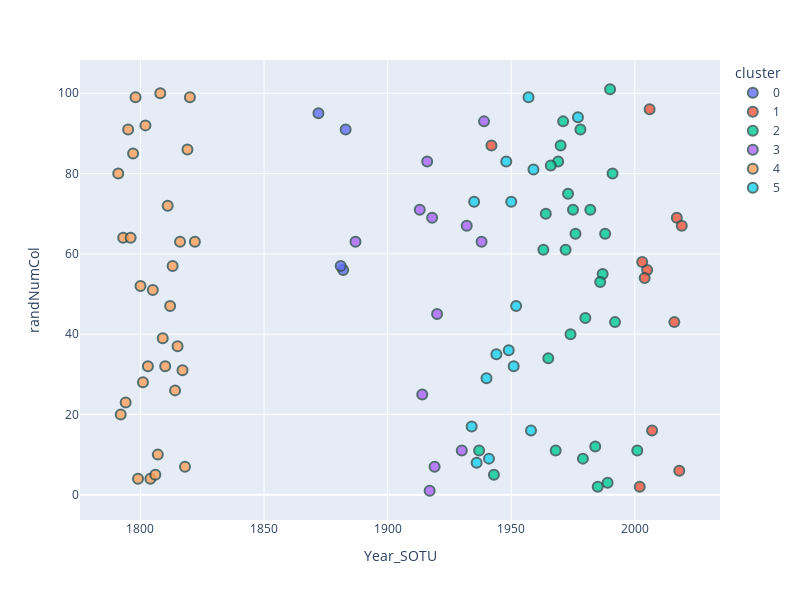

The code cell stored with this chart in its notebook:
### Code cell
import plotly.express as px
fig = px.scatter(kl_groups_final, x="Year_SOTU", y="randNumCol", color="cluster", hover_data=['document']
                 ,width=800, height=600)

fig.update_traces(marker=dict(size=10,
                              opacity=0.8,
                              line=dict(width=2,
                                        color='DarkSlateGrey')),
                  selector=dict(mode='markers'))
#fig.show()

### Figure 1 — Plotly figure (JSON) as saved in the notebook; plotly's stock layout.template omitted (floating-point values rounded to 4 significant figures)
{"data": [{"customdata": [["Grant_1872.txt"], ["Arthur_1883.txt"], ["Arthur_1882.txt"], ["Arthur_1881.txt"]], "hoverlabel": {"namelength": 0}, "hovertemplate": "cluster=0<br>Year_SOTU=%{x}<br>randNumCol=%{y}<br>document=%{customdata[0]}", "legendgroup": "0", "marker": {"color": "#636efa", "line": {"color": "DarkSlateGrey", "width": 2}, "opacity": 0.8, "size": 10, "symbol": "circle"}, "mode": "markers", "name": "0", "showlegend": true, "type": "scatter", "x": ["1872", "1883", "1882", "1881"], "xaxis": "x", "y": [95, 91, 56, 57], "yaxis": "y"}, {"customdata": [["Trump_2017.txt"], ["Obama_2016.txt"], ["Roosevelt_1942.txt"], ["Trump_2019.txt"], ["Trump_2018.txt"], ["BushW_2005.txt"], ["BushW_2004.txt"], ["BushW_2006.txt"], ["BushW_2007.txt"], ["BushW_2003.txt"], ["BushW_2002.txt"]], "hoverlabel": {"namelength": 0}, "hovertemplate": "cluster=1<br>Year_SOTU=%{x}<br>randNumCol=%{y}<br>document=%{customdata[0]}", "legendgroup": "1", "marker": {"color": "#EF553B", "line": {"color": "DarkSlateGrey", "width": 2}, "opacity": 0.8, "size": 10, "symbol": "circle"}, "mode": "markers", "name": "1", "showlegend": true, "type": "scatter", "x": ["2017", "2016", "1942", "2019", "2018", "2005", "2004", "2006", "2007", "2003", "2002"], "xaxis": "x", "y": [69, 43, 87, 67, 6, 56, 54, 96, 16, 58, 2], "yaxis": "y"}, {"customdata": [["Reagan_1982.txt"], ["Johnson_1969.txt"], ["Johnson_1968.txt"], ["Reagan_1984.txt"], ["Reagan_1985.txt"], ["Reagan_1987.txt"], ["Kennedy_1963.txt"], ["Reagan_1986.txt"], ["BushHW_1992.txt"], ["BushHW_1991.txt"], ["BushHW_1990.txt"], ["BushHW_1989.txt"], ["Roosevelt_1943.txt"], ["Ford_1976.txt"], ["Ford_1975.txt"], ["Roosevelt_1937.txt"], ["Nixon_1972.txt"], ["Nixon_1973.txt"], ["Reagan_1988.txt"], ["Nixon_1971.txt"], ["Nixon_1970.txt"], ["Carter_1980.txt"], ["Johnson_1966.txt"], ["Nixon_1974.txt"], ["Carter_1978.txt"], ["Johnson_1965.txt"], ["Johnson_1964.txt"], ["Carter_1979.txt"], ["BushW_2001.txt"]], "hoverlabel": {"namelength": 0}, "hovertemplate": "cluster=2<br>Year_SOTU=%{x}<br>randNumCol=%{y}<br>document=%{customdata[0]}", "legendgroup": "2", "marker": {"color": "#00cc96", "line": {"color": "DarkSlateGrey", "width": 2}, "opacity": 0.8, "size": 10, "symbol": "circle"}, "mode": "markers", "name": "2", "showlegend": true, "type": "scatter", "x": ["1982", "1969", "1968", "1984", "1985", "1987", "1963", "1986", "1992", "1991", "1990", "1989", "1943", "1976", "1975", "1937", "1972", "1973", "1988", "1971", "1970", "1980", "1966", "1974", "1978", "1965", "1964", "1979", "2001"], "xaxis": "x", "y": [71, 83, 11, 12, 2, 55, 61, 53, 43, 80, 101, 3, 5, 65, 71, 11, 61, 75, 65, 93, 87, 44, 82, 40, 91, 34, 70, 9, 11], "yaxis": "y"}, {"customdata": [["Wilson_1914.txt"], ["Hoover_1930.txt"], ["Wilson_1917.txt"], ["Hoover_1932.txt"], ["Wilson_1916.txt"], ["Roosevelt_1938.txt"], ["Wilson_1913.txt"], ["Roosevelt_1939.txt"], ["Cleveland_1887.txt"], ["Wilson_1920.txt"], ["Wilson_1918.txt"], ["Wilson_1919.txt"]], "hoverlabel": {"namelength": 0}, "hovertemplate": "cluster=3<br>Year_SOTU=%{x}<br>randNumCol=%{y}<br>document=%{customdata[0]}", "legendgroup": "3", "marker": {"color": "#ab63fa", "line": {"color": "DarkSlateGrey", "width": 2}, "opacity": 0.8, "size": 10, "symbol": "circle"}, "mode": "markers", "name": "3", "showlegend": true, "type": "scatter", "x": ["1914", "1930", "1917", "1932", "1916", "1938", "1913", "1939", "1887", "1920", "1918", "1919"], "xaxis": "x", "y": [25, 11, 1, 67, 83, 63, 71, 93, 63, 45, 69, 7], "yaxis": "y"}, {"customdata": [["Madison_1814.txt"], ["Madison_1815.txt"], ["Madison_1816.txt"], ["Madison_1812.txt"], ["Madison_1813.txt"], ["Madison_1811.txt"], ["Jefferson_1808.txt"], ["Madison_1810.txt"], ["Monroe_1820.txt"], ["Adams_1799.txt"], ["Adams_1798.txt"], ["Monroe_1822.txt"], ["Monroe_1819.txt"], ["Monroe_1818.txt"], ["Washington_1791.txt"], ["Adams_1800.txt"], ["Washington_1793.txt"], ["Washington_1792.txt"], ["Monroe_1817.txt"], ["Washington_1796.txt"], ["Washington_1795.txt"], ["Adams_1797.txt"], ["Washington_1794.txt"], ["Madison_1809.txt"], ["Jefferson_1805.txt"], ["Jefferson_1804.txt"], ["Jefferson_1806.txt"], ["Jefferson_1807.txt"], ["Jefferson_1803.txt"], ["Jefferson_1802.txt"], ["Jefferson_1801.txt"]], "hoverlabel": {"namelength": 0}, "hovertemplate": "cluster=4<br>Year_SOTU=%{x}<br>randNumCol=%{y}<br>document=%{customdata[0]}", "legendgroup": "4", "marker": {"color": "#FFA15A", "line": {"color": "DarkSlateGrey", "width": 2}, "opacity": 0.8, "size": 10, "symbol": "circle"}, "mode": "markers", "name": "4", "showlegend": true, "type": "scatter", "x": ["1814", "1815", "1816", "1812", "1813", "1811", "1808", "1810", "1820", "1799", "1798", "1822", "1819", "1818", "1791", "1800", "1793", "1792", "1817", "1796", "1795", "1797", "1794", "1809", "1805", "1804", "1806", "1807", "1803", "1802", "1801"], "xaxis": "x", "y": [26, 37, 63, 47, 57, 72, 100, 32, 99, 4, 99, 63, 86, 7, 80, 52, 64, 20, 31, 64, 91, 85, 23, 39, 51, 4, 5, 10, 32, 92, 28], "yaxis": "y"}, {"customdata": [["Truman_1949.txt"], ["Truman_1948.txt"], ["Eisenhower_1959.txt"], ["Eisenhower_1958.txt"], ["Roosevelt_1940.txt"], ["Roosevelt_1941.txt"], ["Ford_1977.txt"], ["Roosevelt_1944.txt"], ["Eisenhower_1957.txt"], ["Truman_1952.txt"], ["Roosevelt_1936.txt"], ["Roosevelt_1934.txt"], ["Truman_1951.txt"], ["Truman_1950.txt"], ["Roosevelt_1935.txt"]], "hoverlabel": {"namelength": 0}, "hovertemplate": "cluster=5<br>Year_SOTU=%{x}<br>randNumCol=%{y}<br>document=%{customdata[0]}", "legendgroup": "5", "marker": {"color": "#19d3f3", "line": {"color": "DarkSlateGrey", "width": 2}, "opacity": 0.8, "size": 10, "symbol": "circle"}, "mode": "markers", "name": "5", "showlegend": true, "type": "scatter", "x": ["1949", "1948", "1959", "1958", "1940", "1941", "1977", "1944", "1957", "1952", "1936", "1934", "1951", "1950", "1935"], "xaxis": "x", "y": [36, 83, 81, 16, 29, 9, 94, 35, 99, 47, 8, 17, 32, 73, 73], "yaxis": "y"}], "layout": {"height": 600, "legend": {"title": {"text": "cluster"}, "tracegroupgap": 0}, "margin": {"t": 60}, "width": 800, "xaxis": {"anchor": "y", "domain": [0, 1], "title": {"text": "Year_SOTU"}}, "yaxis": {"anchor": "x", "domain": [0, 1], "title": {"text": "randNumCol"}}}}
